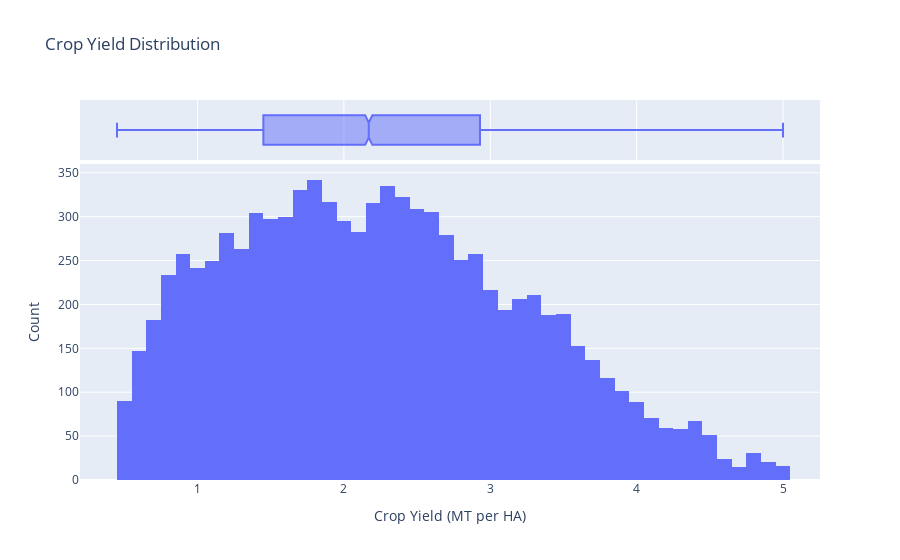

The notebook cell saved with this chart:
### Code cell
fig = px.histogram(df, x="Crop_Yield_MT_per_HA", marginal="box",title="Crop Yield Distribution") #please note this plotly graph will not be visible on github, please fork the repo and run locally to see the graph.
fig.update_layout(xaxis_title="Crop Yield (MT per HA)", yaxis_title="Count") 
fig.show()

### Figure 1 — Plotly figure (JSON) as saved in the notebook; plotly's stock layout.template omitted (floating-point values rounded to 4 significant figures; data arrays with more than 128 entries replaced by an {"elided": "..."} marker saying what was removed)
{"data": [{"alignmentgroup": "True", "bingroup": "x", "hovertemplate": "Crop_Yield_MT_per_HA=%{x}<br>count=%{y}<extra></extra>", "legendgroup": "", "marker": {"color": "#636efa", "pattern": {"shape": ""}}, "name": "", "offsetgroup": "", "orientation": "v", "showlegend": false, "type": "histogram", "x": {"elided": "9000 float values"}, "xaxis": "x", "yaxis": "y"}, {"alignmentgroup": "True", "hovertemplate": "Crop_Yield_MT_per_HA=%{x}<extra></extra>", "legendgroup": "", "marker": {"color": "#636efa"}, "name": "", "notched": true, "offsetgroup": "", "showlegend": false, "type": "box", "x": {"elided": "9000 float values"}, "xaxis": "x2", "yaxis": "y2"}], "layout": {"barmode": "relative", "legend": {"tracegroupgap": 0}, "title": {"text": "Crop Yield Distribution"}, "xaxis": {"anchor": "y", "domain": [0, 1], "title": {"text": "Crop Yield (MT per HA)"}}, "xaxis2": {"anchor": "y2", "domain": [0, 1], "matches": "x", "showgrid": true, "showticklabels": false}, "yaxis": {"anchor": "x", "domain": [0, 0.8316], "title": {"text": "Count"}}, "yaxis2": {"anchor": "x2", "domain": [0.8416, 1], "matches": "y2", "showgrid": false, "showline": false, "showticklabels": false, "ticks": ""}}}
